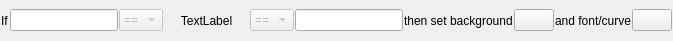
<?xml version="1.0" encoding="UTF-8"?>
<ui version="4.0">
 <class>RangeWidget</class>
 <widget class="QWidget" name="RangeWidget">
  <property name="geometry">
   <rect>
    <x>0</x>
    <y>0</y>
    <width>673</width>
    <height>41</height>
   </rect>
  </property>
  <property name="sizePolicy">
   <sizepolicy hsizetype="Preferred" vsizetype="Fixed">
    <horstretch>0</horstretch>
    <verstretch>0</verstretch>
   </sizepolicy>
  </property>
  <property name="minimumSize">
   <size>
    <width>0</width>
    <height>41</height>
   </size>
  </property>
  <property name="maximumSize">
   <size>
    <width>16777215</width>
    <height>41</height>
   </size>
  </property>
  <property name="windowTitle">
   <string>Form</string>
  </property>
  <layout class="QHBoxLayout" name="horizontalLayout" stretch="0,0,0,1,0,0,0,0,0,0">
   <property name="spacing">
  <number>1</number>
</property>
   <property name="leftMargin">
  <number>1</number>
</property>
   <property name="topMargin">
  <number>1</number>
</property>
   <property name="rightMargin">
  <number>1</number>
</property>
   <property name="bottomMargin">
  <number>1</number>
</property>
   <item>
    <widget class="QLabel" name="label">
     <property name="text">
      <string>If</string>
     </property>
    </widget>
   </item>
   <item>
    <widget class="QLineEdit" name="value1"/>
   </item>
   <item>
    <widget class="QComboBox" name="op1">
     <property name="enabled">
      <bool>false</bool>
     </property>
     <item>
      <property name="text">
       <string>==</string>
      </property>
     </item>
     <item>
      <property name="text">
       <string>!=</string>
      </property>
     </item>
     <item>
      <property name="text">
       <string>&gt;</string>
      </property>
     </item>
     <item>
      <property name="text">
       <string>&gt;=</string>
      </property>
     </item>
     <item>
      <property name="text">
       <string>&lt;</string>
      </property>
     </item>
     <item>
      <property name="text">
       <string>&lt;=</string>
      </property>
     </item>
    </widget>
   </item>
   <item>
    <widget class="QLabel" name="name">
     <property name="text">
      <string>TextLabel</string>
     </property>
     <property name="alignment">
      <set>Qt::AlignmentFlag::AlignCenter</set>
     </property>
    </widget>
   </item>
   <item>
    <widget class="QComboBox" name="op2">
     <property name="enabled">
      <bool>false</bool>
     </property>
     <item>
      <property name="text">
       <string>==</string>
      </property>
     </item>
     <item>
      <property name="text">
       <string>!=</string>
      </property>
     </item>
     <item>
      <property name="text">
       <string>&gt;</string>
      </property>
     </item>
     <item>
      <property name="text">
       <string>&gt;=</string>
      </property>
     </item>
     <item>
      <property name="text">
       <string>&lt;</string>
      </property>
     </item>
     <item>
      <property name="text">
       <string>&lt;=</string>
      </property>
     </item>
    </widget>
   </item>
   <item>
    <widget class="QLineEdit" name="value2"/>
   </item>
   <item>
    <widget class="QLabel" name="label_2">
     <property name="text">
      <string>then set background</string>
     </property>
    </widget>
   </item>
   <item>
    <widget class="QPushButton" name="background_color_btn">
     <property name="minimumSize">
      <size>
       <width>40</width>
       <height>0</height>
      </size>
     </property>
     <property name="text">
      <string/>
     </property>
    </widget>
   </item>
   <item>
    <widget class="QLabel" name="label_3">
     <property name="text">
      <string>and font/curve</string>
     </property>
    </widget>
   </item>
   <item>
    <widget class="QPushButton" name="font_color_btn">
     <property name="minimumSize">
      <size>
       <width>40</width>
       <height>0</height>
      </size>
     </property>
     <property name="text">
      <string/>
     </property>
    </widget>
   </item>
  </layout>
 </widget>
 <resources/>
 <connections/>
</ui>
